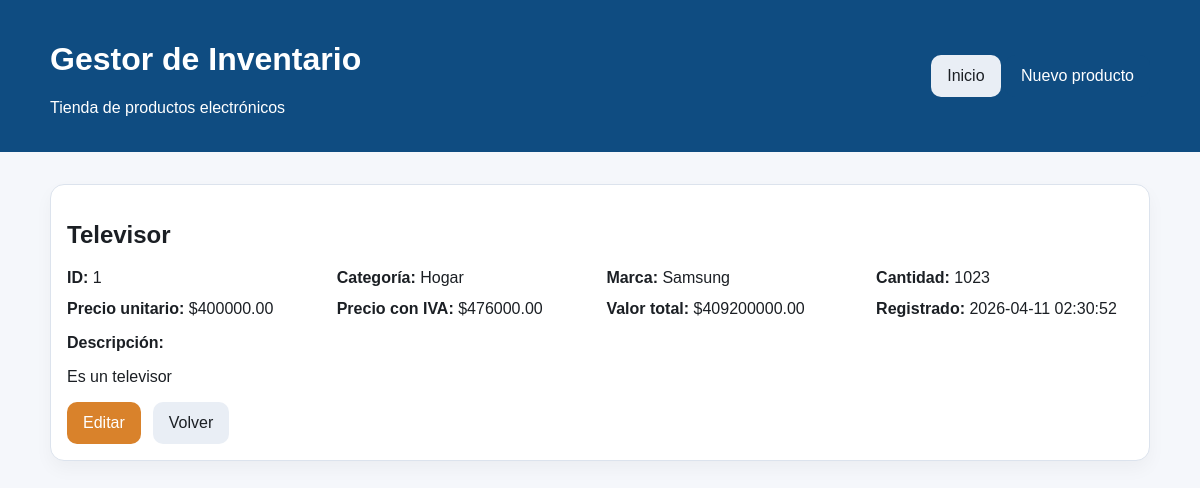
/detalle/1, run on the app's committed database.
### tables this page shows
CREATE TABLE productos (
                id INTEGER PRIMARY KEY AUTOINCREMENT,
                nombre TEXT NOT NULL,
                categoria TEXT NOT NULL,
                marca TEXT NOT NULL,
                cantidad INTEGER NOT NULL CHECK(cantidad >= 0),
                precio REAL NOT NULL CHECK(precio >= 0),
                descripcion TEXT,
                created_at TIMESTAMP DEFAULT CURRENT_TIMESTAMP
            );

### app.py (the view)
@app.route("/detalle/<int:product_id>")
def detalle_producto(product_id: int) -> str:
    producto = get_product(product_id)
    if producto is None:
        flash("El producto solicitado no existe.", "error")
        return redirect(url_for("index"))
    return render_template("detail.html", producto=producto)

### app.py (called while the page is built)
def get_db() -> sqlite3.Connection:
    if "db" not in g:
        g.db = sqlite3.connect(app.config["DATABASE"])
        g.db.row_factory = sqlite3.Row
    return g.db

def get_product(product_id: int) -> sqlite3.Row | None:
    db = get_db()
    return db.execute("SELECT * FROM productos WHERE id = ?", (product_id,)).fetchone()

@app.context_processor
def inject_helpers() -> dict[str, Any]:
    return {
        "iva_rate": IVA_RATE,
        "precio_con_iva": lambda precio: round(precio * (1 + IVA_RATE), 2),
        "valor_total": lambda cantidad, precio: round(cantidad * precio, 2),
    }

### templates/detail.html (shortened to what this page needs)
{% extends 'base.html' %}
{% block content %}
<section class="card detail-card">
    <h2>{{ producto.nombre }}</h2>
    <div class="detail-grid">
        <div><strong>ID:</strong> {{ producto.id }}</div>
        <div><strong>Categoría:</strong> {{ producto.categoria }}</div>
        <div><strong>Marca:</strong> {{ producto.marca }}</div>
        <div><strong>Cantidad:</strong> {{ producto.cantidad }}</div>
        <div><strong>Precio unitario:</strong> ${{ '%.2f'|format(producto.precio) }}</div>
        <div><strong>Precio con IVA:</strong> ${{ '%.2f'|format(precio_con_iva(producto.precio)) }}</div>
        <div><strong>Valor total:</strong> ${{ '%.2f'|format(valor_total(producto.cantidad, producto.precio)) }}</div>
        <div><strong>Registrado:</strong> {{ producto.created_at }}</div>
    </div>
    <div class="description">
        <strong>Descripción:</strong>
        <p>{{ producto.descripcion or 'Sin descripción.' }}</p>
    </div>
    <div class="button-row">
        <a class="btn btn-warning" href="{{ url_for('editar_producto', product_id=producto.id) }}">Editar</a>
        <a class="btn btn-light" href="{{ url_for('index') }}">Volver</a>
    </div>
</section>
{% endblock %}

### static/styles.css (style rules this page uses)
:root { --primary: #0f4c81; --secondary: #1b1f24; --bg: #f5f7fb; --surface: #ffffff; --border: #dce3ed; --success: #dff5e6; --error: #ffe0e0; --warning: #fff2d8; }
* { box-sizing: border-box; }
body { margin: 0; font-family: Arial, Helvetica, sans-serif; background: var(--bg); color: var(--secondary); }
.card { background: var(--surface); border: 1px solid var(--border); border-radius: 14px; padding: 1rem; margin-bottom: 1rem; box-shadow: 0 8px 18px rgba(0,0,0,.04); }
.btn { display: inline-block; background: var(--primary); color: white; text-decoration: none; border: none; border-radius: 10px; padding: .75rem 1rem; cursor: pointer; }
.btn-light { background: #e9eef5; color: var(--secondary); }
.btn-warning { background: #d9822b; }
.button-row { display: flex; gap: .75rem; flex-wrap: wrap; }
.detail-grid { display: grid; grid-template-columns: repeat(auto-fit, minmax(220px, 1fr)); gap: .8rem; margin-bottom: 1rem; }

### data on the page
productos: nombre "Televisor", id "1", categoria "Hogar", marca "Samsung", cantidad "1023", precio "400000.00", precio "476000.00", cantidad+precio "409200000.00", created_at "2026-04-11 02:30:52", descripcion "Es un televisor"
